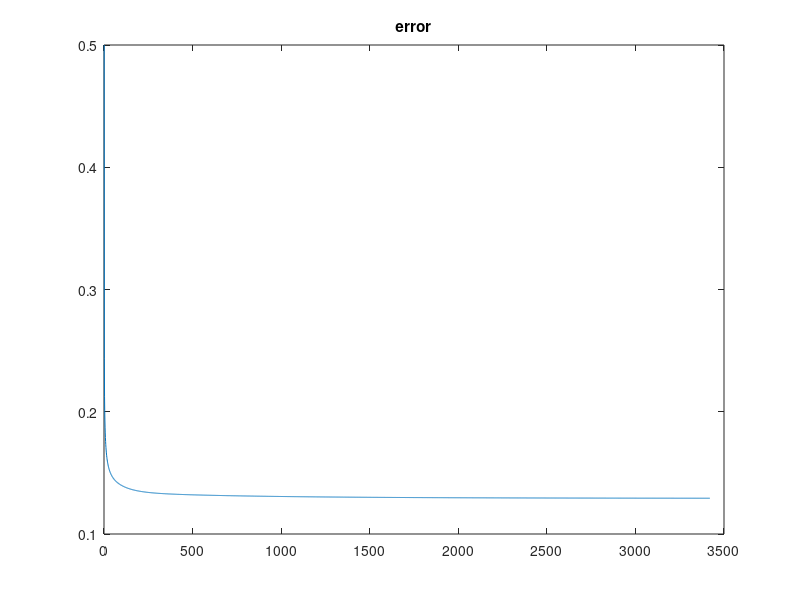

Reproduce this figure in MATLAB.
clc
clear
close all
parameters=xlsread('train.csv');
target=parameters(:,3);
m=length(parameters);

target_norm=(target-mean(target))./std(target);
p1=parameters(:,4:5);
p2=parameters(:,6:7);
p2_square=parameters(:,6:7).^2;
p3=parameters(:,8:12);
p4=parameters(:,13:14);
p4_square=parameters(:,13:14).^2;
p5=parameters(:,15:19);
p6=parameters(:,20:21);
p6_square=parameters(:,20:21).^2;
p=[ones(m,1) p1 p2 p2_square p3 p4 p4_square p5 p6 p6_square];
 
 n=length(p(1,:));
 theta=zeros(n,1);
 for w=2:n
    if max(abs(p(:,w)))~=0
    p(:,w)=(p(:,w)-mean((p(:,w))))./std(p(:,w));
    end
end
 alpha=0.1;
 iter=1;
 error(iter)=(1/(2*m))*sum((p*theta-target_norm).^2);
 converged=0
 while (converged~=1)
     theta=theta-(alpha/m)*p'*(p*theta-target_norm);
     iter=iter+1
     error(iter)=(1/(2*m))*sum((p*theta-target_norm).^2);
    
      if error(iter-1)-error(iter)<0
          
    break
end 
q=(error(iter-1)-error(iter))./error(iter-1)
if q <.000001;
    converged=1;
end
  
 end
 iter=1:iter;
 figure();
 plot(iter,error);
 title('error');
 %testing
  parameters_cross=xlsread('crossvalid.csv');
 target_cross=parameters_cross(:,3);
 m_cross=length(target_cross);
 target_norm_cross=(target_cross-mean(target_cross))/std(target_cross);
p1_cross=parameters_cross(:,4:5);
p2_cross=parameters_cross(:,6:7);
p2_square_cross=parameters_cross(:,6:7).^2;
p3_cross=parameters_cross(:,8:12);
p4_cross=parameters_cross(:,13:14);
p4_square_cross=parameters_cross(:,13:14).^2;
p5_cross=parameters_cross(:,15:19);
p6_cross=parameters_cross(:,20:21);
p6_square_cross=parameters_cross(:,20:21).^2;

p_cross=[ones(m_cross,1) p1_cross p2_cross p2_square_cross p3_cross p4_cross p4_square_cross p5_cross p6_cross p6_square_cross];
for w=2:n
    if max(abs(p_cross(:,w)))~=0
    p_cross(:,w)=(p_cross(:,w)-mean((p_cross(:,w))))./std(p_cross(:,w));
    end
end
error_cross=(1/(2*m_cross))*sum((p_cross*theta-target_norm_cross).^2);